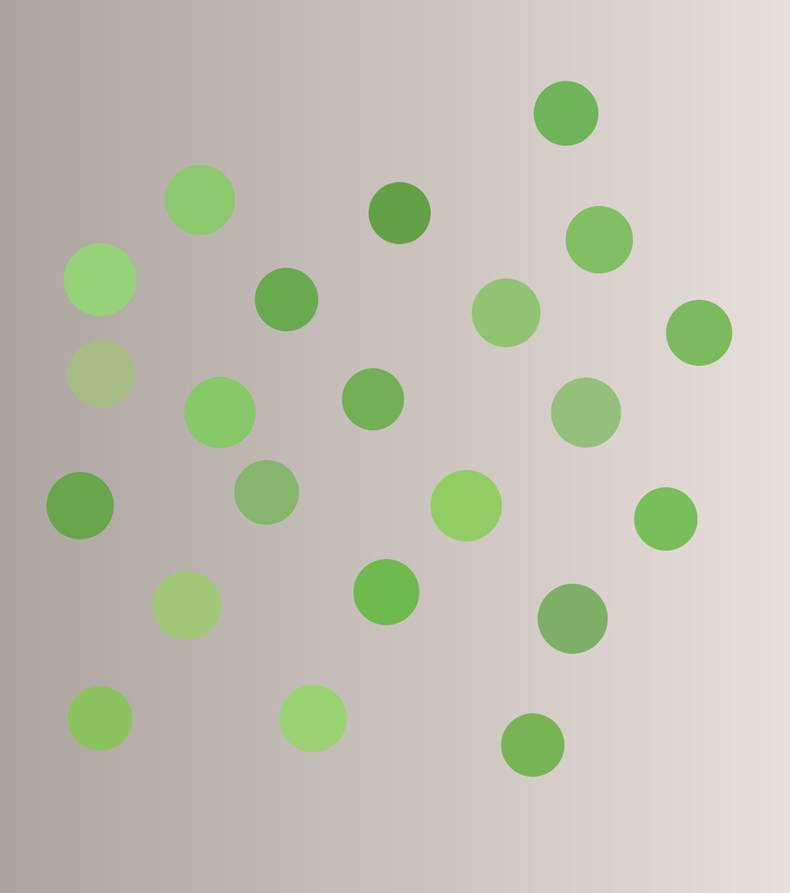
//> input picture lessons/opencv/素材/synth_balls.png, 790 x 893 px, shrunk from 1187 x 1343 before the run
$ ./1.5-draw_mask   (built with g++ and OpenCV 4)
//> lines starting //> are read from the running program, lines starting //| are printed output that depends on the picture; after the words box and inside, x2 and y2 are one past the last pixel; in counts of white or black regions, pixels touching at a corner belong together
#include <iostream>
#include <string>
#include <vector>

#include <opencv2/core.hpp>
#include <opencv2/imgproc.hpp>
#include <opencv2/imgcodecs.hpp>

int main() {
    cv::Mat image = cv::imread("../素材/synth_balls.png", cv::IMREAD_COLOR);
//> image is the input picture: 893 rows x 790 cols, CV_8UC3; mean B, G, R 178.9, 193.8, 193.9
    if (image.empty()) {
        std::cout << "无法读取：../素材/synth_balls.png" << '\n';
        return 1;
    }

    cv::Mat hsv;
    cv::cvtColor(image, hsv, cv::COLOR_BGR2HSV);
//> hsv: 893 rows x 790 cols, CV_8UC3; mean H, S, V 17.9, 27.8, 200.1

    cv::Mat mask;
    cv::inRange(hsv, cv::Scalar(35, 43, 46), cv::Scalar(85, 255, 255), mask);
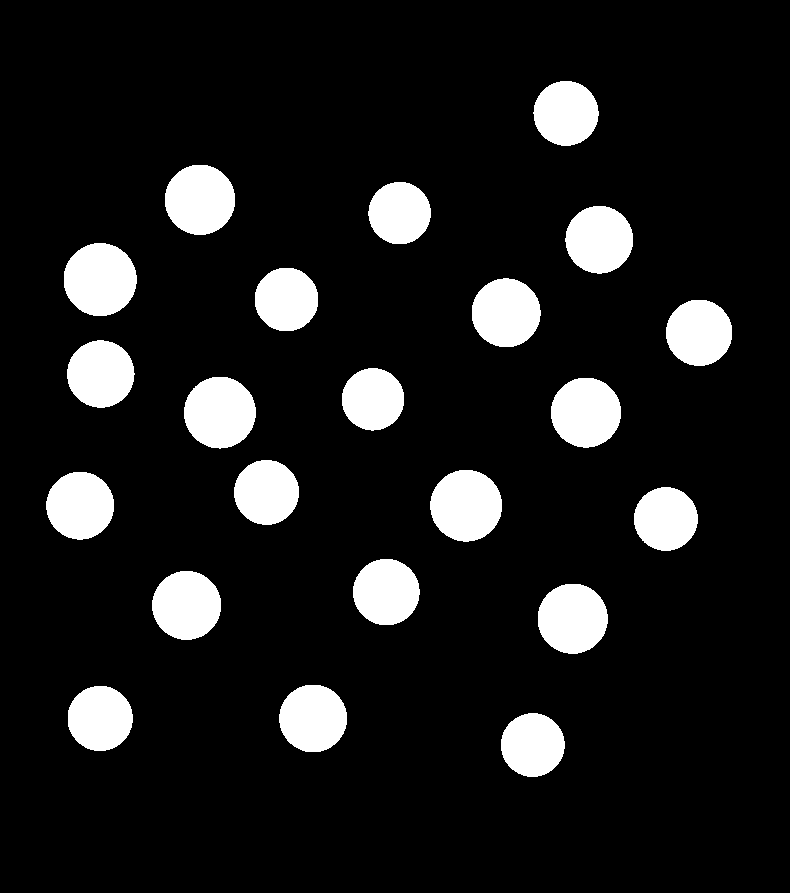
//> mask: 893 rows x 790 cols, CV_8UC1; 11.1% white; 22 white regions, largest, box (x1, y1, x2, y2) and area: (64, 243, 137, 316) 4194, (430, 470, 502, 542) 4053, (184, 377, 256, 449) 4045

    const cv::Mat kernel =
        cv::getStructuringElement(cv::MORPH_ELLIPSE, cv::Size(5, 5));
    cv::morphologyEx(mask, mask, cv::MORPH_OPEN, kernel);
//> mask: 893 rows x 790 cols, CV_8UC1; 11.1% white; 22 white regions
    cv::morphologyEx(mask, mask, cv::MORPH_CLOSE, kernel);

    std::vector<std::vector<cv::Point>> contours;
    cv::findContours(mask, contours, cv::RETR_EXTERNAL,
                     cv::CHAIN_APPROX_SIMPLE);
//> contours = 22 contours; largest, box (x1, y1, x2, y2) and area: (64, 243, 137, 316) 4091, (430, 470, 502, 542) 3952, (184, 377, 256, 449) 3943, (165, 165, 235, 235) 3785, (538, 584, 608, 654) 3770

    std::vector<std::vector<cv::Point>> kept;
    for (const auto& contour : contours) {
        if (cv::contourArea(contour) >= 300.0) {
            kept.push_back(contour);
        }
    }
//> this loop made 22 passes

    cv::drawContours(image, kept, -1, cv::Scalar(0, 255, 0), 2);
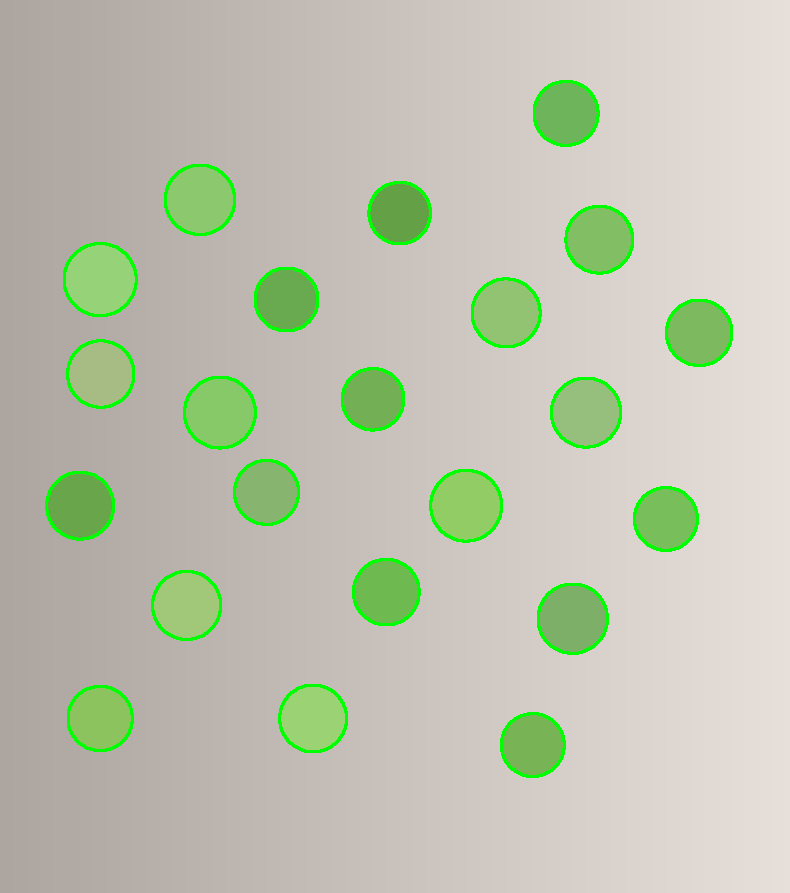
//> image: 893 rows x 790 cols, CV_8UC3; 2.24% of pixels changed, all inside (x1, y1, x2, y2) = (45, 80, 733, 778)
    for (std::size_t i = 0; i < kept.size(); ++i) {
        const cv::Rect box = cv::boundingRect(kept[i]);
        cv::rectangle(image, box, cv::Scalar(0, 0, 255), 1);

        const cv::Moments moments = cv::moments(kept[i]);
        if (moments.m00 > 0.0) {
            const int cx = static_cast<int>(moments.m10 / moments.m00);
            const int cy = static_cast<int>(moments.m01 / moments.m00);
            cv::circle(image, cv::Point(cx, cy), 4, cv::Scalar(255, 0, 0), -1);
        }

        cv::putText(image, std::to_string(i + 1),
                    cv::Point(box.x, box.y - 6), cv::FONT_HERSHEY_SIMPLEX,
                    0.6, cv::Scalar(0, 0, 255), 2);
    }
//> this loop made 22 passes
//> (box, cx, cy) on passes 1 to 12: (Rect(501, 713, 64, 64), 532, 744), (Rect(68, 686, 65, 65), 99, 717), (Rect(279, 685, 68, 67), 312, 717), (Rect(538, 584, 70, 70), 572, 618), (Rect(152, 571, 69, 69), 186, 604), (Rect(353, 559, 67, 66), 385, 591), (Rect(634, 487, 64, 64), 665, 518), (Rect(46, 472, 68, 68), 79, 505), (Rect(430, 470, 72, 72), 465, 505), (Rect(234, 460, 65, 65), 266, 491), (Rect(551, 378, 70, 70), 585, 412), (Rect(184, 377, 72, 72), 219, 412)
//> pass 1, `cv::putText(image, std::to_string(i + 1), cv::Point(box.x, box.y - 6),..`:
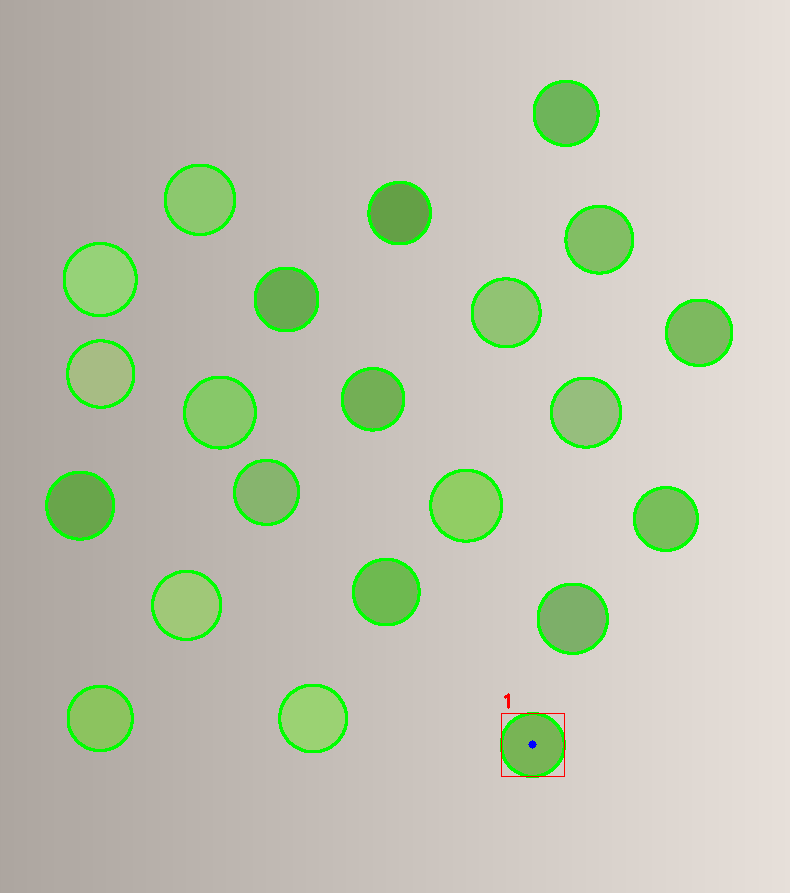
//> image: 893 rows x 790 cols, CV_8UC3; 0.05% of pixels changed, all inside (x1, y1, x2, y2) = (501, 693, 565, 777)
//> pass 2, `cv::putText(image, std::to_string(i + 1), cv::Point(box.x, box.y - 6),..`:
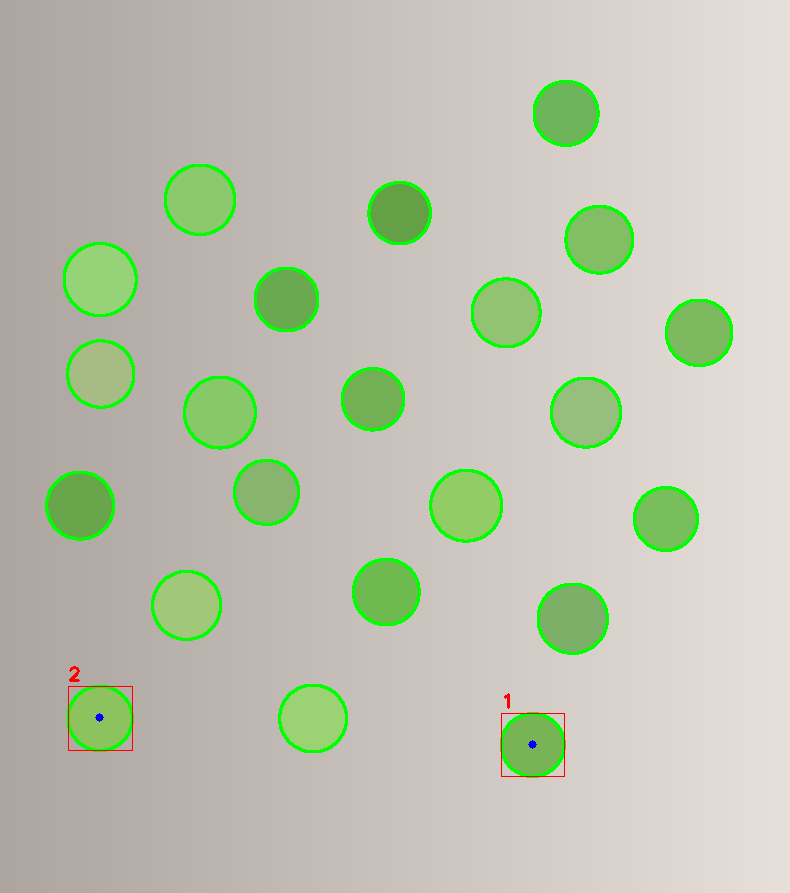
//> image: 893 rows x 790 cols, CV_8UC3; 0.06% of pixels changed, all inside (x1, y1, x2, y2) = (68, 666, 133, 751)
//> pass 3, `cv::putText(image, std::to_string(i + 1), cv::Point(box.x, box.y - 6),..`:
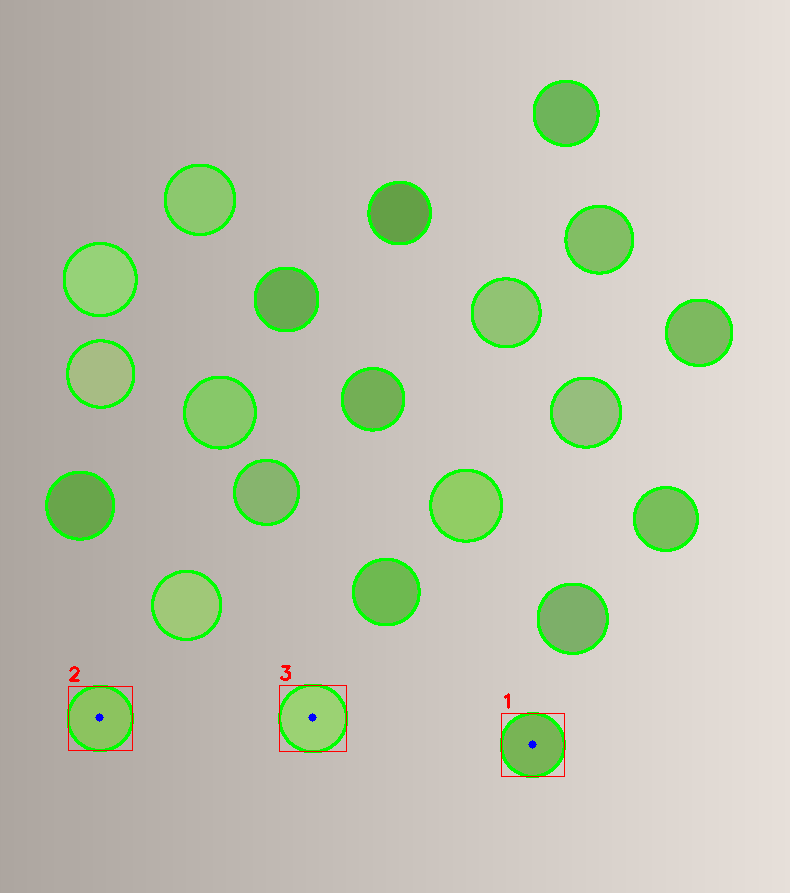
//> image: 893 rows x 790 cols, CV_8UC3; 0.06% of pixels changed, all inside (x1, y1, x2, y2) = (279, 665, 347, 752)
//> after the loop:
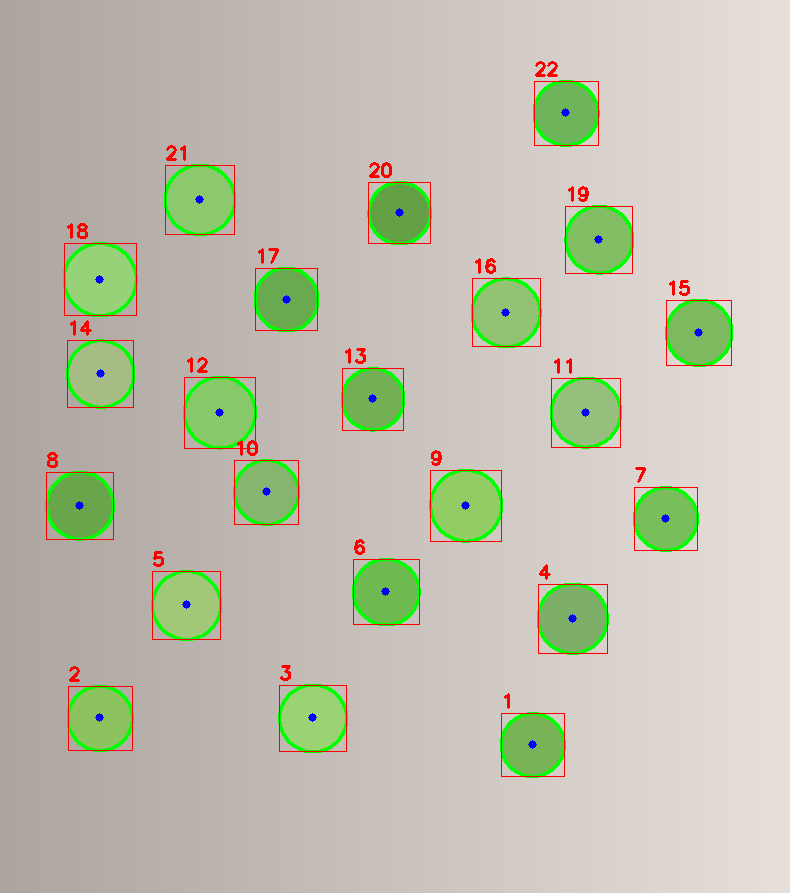
//> image: 893 rows x 790 cols, CV_8UC3; 1.22% of pixels changed, all inside (x1, y1, x2, y2) = (46, 61, 732, 654)

    std::cout << "contours=" << contours.size() << '\n';
//| contours=22
    std::cout << "kept=" << kept.size() << '\n';
//| kept=22

    const bool annotated = cv::imwrite("out_annotated.png", image);
    const bool saved_mask = cv::imwrite("out_mask.png", mask);
    std::cout << "saved out_annotated.png: "
              << (annotated ? "yes" : "no") << '\n';
//| saved out_annotated.png: yes
    std::cout << "saved out_mask.png: " << (saved_mask ? "yes" : "no")
              << '\n';
//| saved out_mask.png: yes

    return 0;
}
